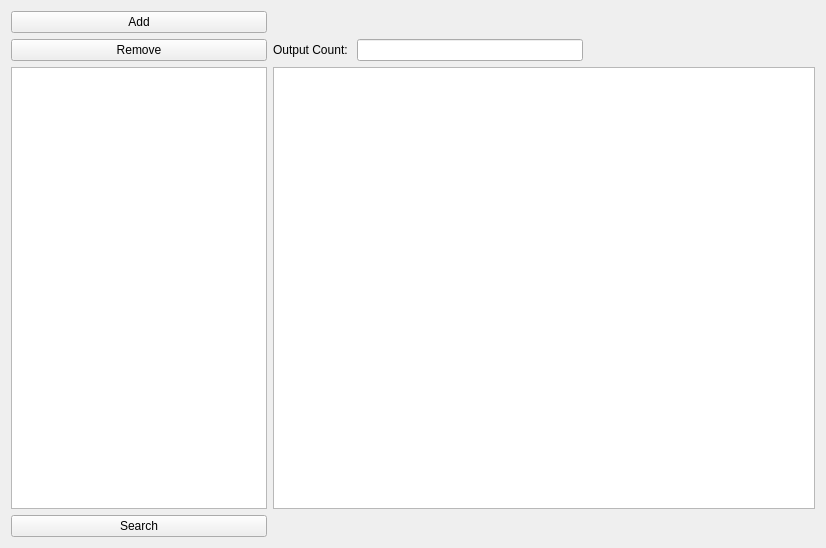
<?xml version="1.0" encoding="UTF-8"?>
<ui version="4.0">
 <class>GlassSearchForm</class>
 <widget class="QWidget" name="GlassSearchForm">
  <property name="geometry">
   <rect>
    <x>0</x>
    <y>0</y>
    <width>826</width>
    <height>548</height>
   </rect>
  </property>
  <property name="windowTitle">
   <string>Form</string>
  </property>
  <layout class="QGridLayout" name="gridLayout">
   <item row="1" column="0">
    <widget class="QPushButton" name="pushButton_Remove">
     <property name="text">
      <string>Remove</string>
     </property>
    </widget>
   </item>
   <item row="0" column="0">
    <widget class="QPushButton" name="pushButton_Add">
     <property name="text">
      <string>Add</string>
     </property>
    </widget>
   </item>
   <item row="1" column="1">
    <widget class="QLabel" name="label">
     <property name="text">
      <string>Output Count: </string>
     </property>
    </widget>
   </item>
   <item row="2" column="0">
    <widget class="QTableWidget" name="tableWidget_Parameters">
     <property name="sizePolicy">
      <sizepolicy hsizetype="Minimum" vsizetype="Expanding">
       <horstretch>0</horstretch>
       <verstretch>0</verstretch>
      </sizepolicy>
     </property>
    </widget>
   </item>
   <item row="1" column="2">
    <widget class="QLineEdit" name="lineEdit_OutputCount"/>
   </item>
   <item row="3" column="0">
    <widget class="QPushButton" name="pushButton_Search">
     <property name="text">
      <string>Search</string>
     </property>
    </widget>
   </item>
   <item row="1" column="3">
    <spacer name="horizontalSpacer">
     <property name="orientation">
      <enum>Qt::Horizontal</enum>
     </property>
     <property name="sizeHint" stdset="0">
      <size>
       <width>40</width>
       <height>20</height>
      </size>
     </property>
    </spacer>
   </item>
   <item row="2" column="1" colspan="3">
    <widget class="QTableWidget" name="tableWidget_Result"/>
   </item>
  </layout>
 </widget>
 <resources/>
 <connections/>
</ui>
